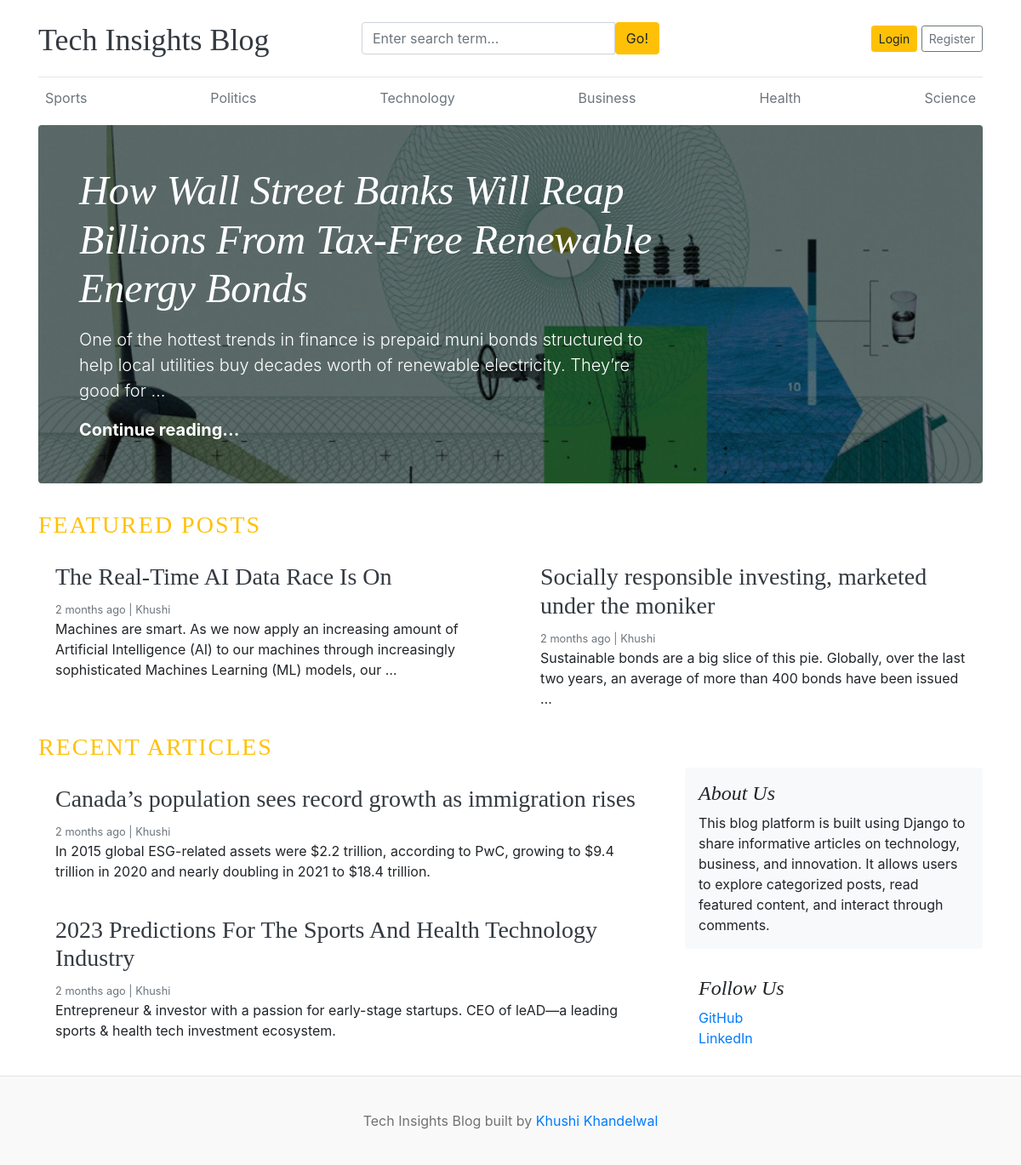
The page / on the database its author committed.
### blogs/models.py (models this page shows, shortened)
class Category(models.Model):
    category_name = models.CharField(max_length=50, unique=True)
    created_at = models.DateTimeField(auto_now_add=True)
    updated_at = models.DateTimeField(auto_now=True)
    class Meta:
        verbose_name_plural = 'categories'

class Blog(models.Model):
    title = models.CharField(max_length=100)
    slug = models.SlugField(max_length=150, unique=True, blank=True)
    category = models.ForeignKey(Category, on_delete=models.CASCADE)
    author = models.ForeignKey(User, on_delete=models.CASCADE)
    featured_image = models.ImageField(upload_to='uploads/%Y/%m/%d')
    short_description = models.TextField(max_length=500)
    blog_body = models.TextField(max_length=2000)
    status = models.CharField(max_length=20, choices=STATUS_CHOICES, default="Draft")
    is_featured = models.BooleanField(default=False)
    created_at = models.DateTimeField(auto_now_add=True)
    updated_at = models.DateTimeField(auto_now=True)

### assignments/models.py (models this page shows, shortened)
class About(models.Model):
    about_heading = models.CharField(max_length=25)
    about_description = models.TextField(max_length=255)
    created_at = models.DateTimeField(auto_now_add=True)
    updated_at = models.DateTimeField(auto_now=True)
    class Meta:
        verbose_name_plural = 'About'

class SocialLink(models.Model):
    platform = models.CharField(max_length=25)
    link = models.URLField(max_length=100)
    created_at = models.DateTimeField(auto_now_add=True)
    updated_at = models.DateTimeField(auto_now=True)

### blog_main/views.py (the view)
# urls.py: path('', views.home, name='home'),
def home(request):
    featured_posts = Blog.objects.filter(is_featured=True, status='Published').order_by('updated_at')
    posts = Blog.objects.filter(is_featured=False, status='Published')
    try:
        about = About.objects.get()
    except:
        about = None
    context = {
        'featured_posts': featured_posts,
        'posts': posts,
        'about': about,
    }
    return render(request, 'home.html', context)

### blogs/context_processors.py (called while the page is built)
def get_categories(request):
    categories = Category.objects.all()
    return dict(categories=categories)

def get_social_links(request):
    social_links = SocialLink.objects.all()
    return dict(social_links=social_links)

### templates/home.html
{% extends 'base.html' %}
  {% block content %}
  {% for post in featured_posts %}
    {% if forloop.first %}
    <div class="jumbotron p-3 p-md-5 text-white rounded bg-dark" style="background-image: url({{ post.featured_image.url }});background-blend-mode: overlay;background-size:cover;">
      <div class="col-md-8 px-0">
        <h1 class="display-4 font-italic">{{ post.title }}</h1>
        <p class="lead my-3">{{ post.short_description | truncatewords:25 }}</p>
        <p class="lead mb-0"><a href="{% url 'blogs' post.slug  %}" class="text-white font-weight-bold">Continue reading...</a></p>
      </div>
    </div>
    {% endif %}
  {% endfor %}
  <h3 class="text-uppercase text-warning" style="letter-spacing: 2px;">Featured Posts</h3>
  <div class="row mb-2">
    {% for post in featured_posts %}
      {% if not forloop.first %}
    <div class="col-md-6">
      <div class="card border-0" >
        <div class="card-body">
          <h3><a href="{% url 'blogs' post.slug  %}" class="text-dark">{{ post.title }}</a></h3>
          <small class="mb-1 text-muted">{{ post.created_at | timesince }} ago | {{ post.author }}</small>
          <p class="card-text">{{ post.short_description | truncatewords:25 }}</p>
        </div>
      </div>
    </div>
      {% endif %}
    {% endfor %}
  </div>
  <h3 class="text-uppercase text-warning" style="letter-spacing: 2px;">Recent Articles</h3>
  <main role="main" class="container p-0">
    <div class="row">
      <div class="col-md-8 blog-main">
        {% for post in posts %}
        <div class="card border-0" >
          <div class="card-body">
            <h3> <a href="{% url 'blogs' post.slug  %}" class="text-dark">{{ post.title }}</a></h3>
            <small class="mb-1 text-muted">{{ post.created_at | timesince }} ago | {{ post.author }}</small>
            <p class="card-text">{{ post.short_description | truncatewords:25 }}</p>
          </div>
        </div>
        {% endfor %}
      </div>
      <aside class="col-md-4 blog-sidebar">
        <div class="p-3 mb-3 bg-light rounded">
          <h4 class="font-italic">{{ about.about_heading }}</h4>
          <p class="mb-0">{{ about.about_description }}</p>
        </div>
        {% if social_links %}
        <div class="p-3">
          <h4 class="font-italic">Follow Us</h4>
          <ol class="list-unstyled">
            {% for i in social_links %}
            <li><a href="{{ i.link }}" target="_blank">{{ i.platform }}</a></li>
            {% endfor %}
          </ol>
        </div>
        {% endif %}
      </aside>
    </div>
  </main>
</div>
{% endblock %}

### templates/base.html (shortened to what this page needs)
{% load static %}
<!DOCTYPE html>
<html lang="en">
<head>
    <link href="https://getbootstrap.com/docs/4.0/dist/css/bootstrap.min.css" rel="stylesheet">
    <link href="{% static 'css/blog.css' %}" rel="stylesheet">
    <link rel="stylesheet" href="https://cdnjs.cloudflare.com/ajax/libs/font-awesome/4.7.0/css/font-awesome.min.css">
  </head>
<body>
    <div class="container">
      <header class="blog-header py-3">
        <div class="row flex-nowrap justify-content-between align-items-center">
          <div class="col-4 pt-1">
            <a class="blog-header-logo text-dark" href="/">Tech Insights Blog</a>
          </div>
          <div class="col-4">
            <form action="{% url 'search' %}" method="GET">
              <div class="input-group">
                <input class="form-control" type="text" name="keyword" value="{{ keyword }}" placeholder="Enter search term..." aria-label="Enter search term..." aria-describedby="button-search" />
                <button type="submit" class="btn btn-warning" id="button-search" type="button">Go!</button>
            </div>
            </form>
          </div>
          <div class="col-4 d-flex justify-content-end align-items-center">
            {% if not user.is_authenticated %}
            <a class="btn btn-sm btn-warning" href="{% url 'login' %}">Login</a> &nbsp;
            <a class="btn btn-sm btn-outline-secondary" href="{% url 'register' %}">Register</a>
            {% else %}
            <span><a href="{% url 'dashboard' %}">Dashboard</a></span>
            &emsp;
            <span><a href="{% url 'logout' %}">Logout</a></span>
            {% endif %}
          </div>
        </div>
      </header>
      <div class="nav-scroller py-1 mb-2">
        <nav class="nav d-flex justify-content-between">
          {% for cat in categories %}
          <a class="p-2 text-muted" href="{% url 'posts_by_category' cat.id %}">{{ cat.category_name }}</a>
          {% endfor %}
        </nav>
      </div>
{% block content %}
{% endblock %}
<footer class="blog-footer">
    <p>Tech Insights Blog built by <a href="#">Khushi Khandelwal</a></p>
  </footer>
  </body>
  </html>

### blog_main/static/css/blog.css (style rules this page uses)
.blog-header { border-bottom: 1px solid #e5e5e5; }
.blog-header-logo { font-family: "Playfair Display", Georgia, "Times New Roman", serif; font-size: 2.25rem; }
h1, h2, h3, h4, h5, h6 { font-family: "Playfair Display", Georgia, "Times New Roman", serif; }
.display-4 { font-size: 2.5rem; }
@media (min-width: 768px) { .display-4 { font-size: 3rem; } }
.blog-footer { padding: 2.5rem 0; color: #727272; text-align: center; background-color: #f9f9f9; border-top: .05rem solid #e5e5e5; }
.blog-footer p:last-child { margin-bottom: 0; }

### rows shown on the page
Category: category_name "Sports"
Category: category_name "Politics"
Category: category_name "Technology"
Category: category_name "Business"
Category: category_name "Health"
Category: category_name "Science"
Blog: featured_image (picture), title "How Wall Street Banks Will Reap Billions From Tax-Free Renewable Energy Bonds", short_description "One of the hottest trends in finance is prepaid muni bonds structured to help local utilities buy decades worth of renewable electricity. They’re good for …"
Blog: title "The Real-Time AI Data Race Is On", created_at "2 months", author "Khushi", short_description "Machines are smart. As we now apply an increasing amount of Artificial Intelligence (AI) to our machines through increasingly sophisticated Machines Learning (ML) models, our …"
Blog: title "Socially responsible investing, marketed under the moniker", created_at "2 months", author "Khushi", short_description "Sustainable bonds are a big slice of this pie. Globally, over the last two years, an average of more than 400 bonds have been issued …"
Blog: title "Canada’s population sees record growth as immigration rises", created_at "2 months", author "Khushi", short_description "In 2015 global ESG-related assets were $2.2 trillion, according to PwC, growing to $9.4 trillion in 2020 and nearly doubling in 2021 to $18.4 trillion."
Blog: title "2023 Predictions For The Sports And Health Technology Industry", created_at "2 months", author "Khushi", short_description "Entrepreneur & investor with a passion for early-stage startups. CEO of leAD—a leading sports & health tech investment ecosystem."
About: about_heading "About Us", about_description "This blog platform is built using Django to share informative articles on technology, business, and innovation. It allows users to explore categorized posts, read featured content, and interact through comments."
SocialLink: platform "GitHub"
SocialLink: platform "LinkedIn"
